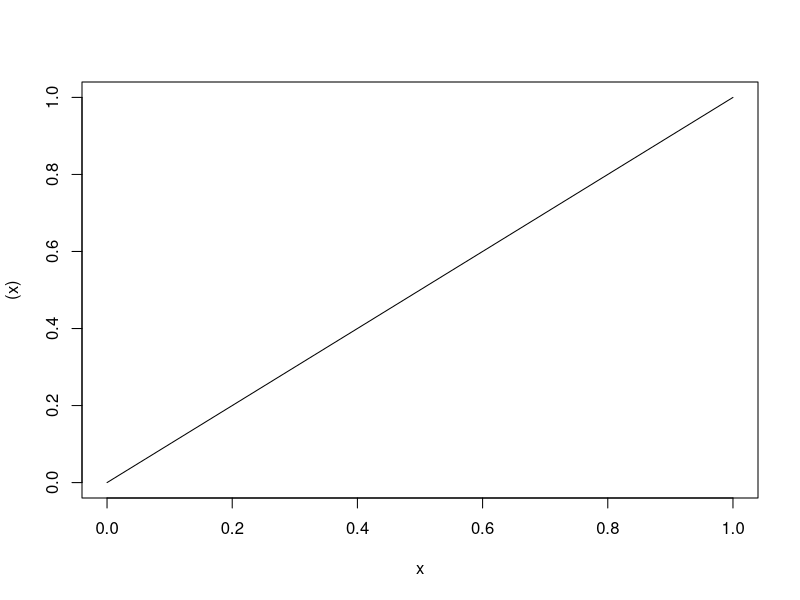
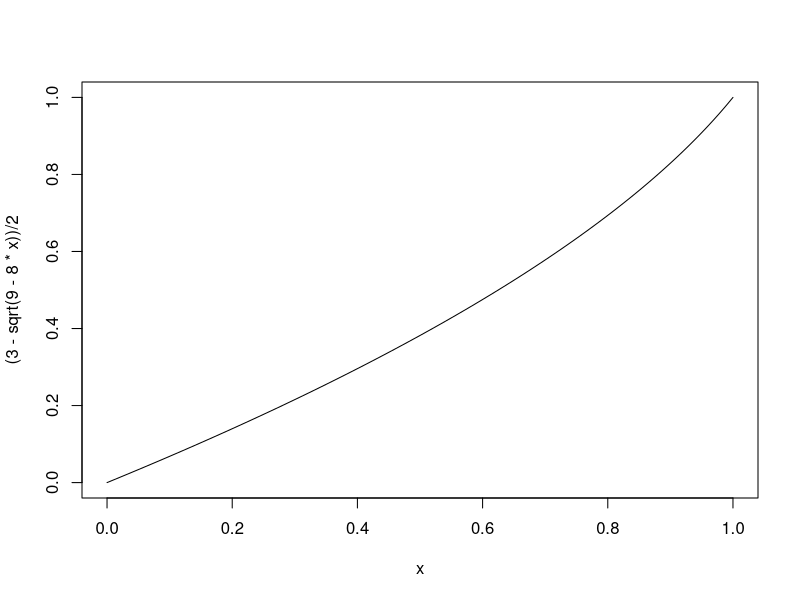
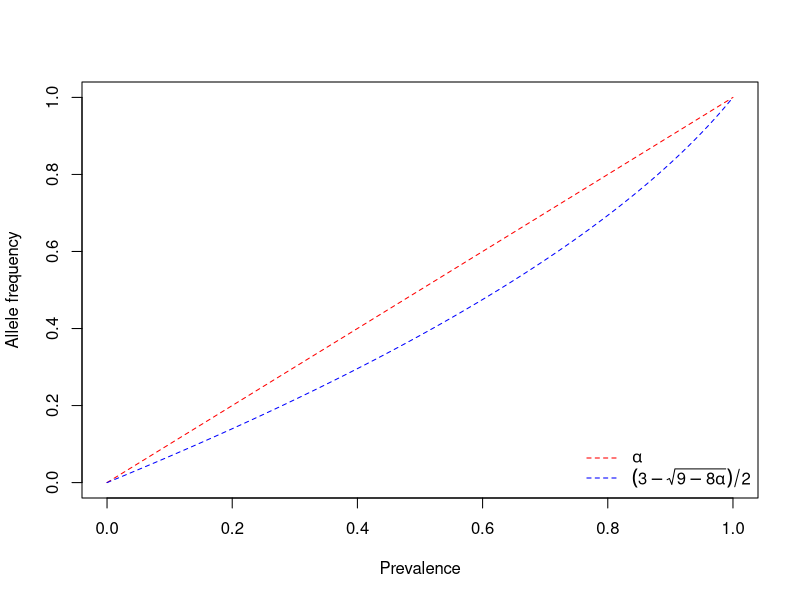

Source code (R) for these figures, in order:
svg("curve.svg")
cf1 = curve((x), from=0, to=1)
cf2 = curve((3 - sqrt(9 - 8 * x)) / 2, from=0, to=1)
plot(cf1, col="red", type="l", lty=2, xlab="Prevalence", ylab="Allele frequency")
lines(cf2, col="blue", lty=2)
legend("bottomright",
       legend=c(expression(alpha),
                expression((3 - sqrt(9 - 8 * alpha)) / 2)),
       col=c("red", "blue"), lty=2, bty="n")
dev.off()
